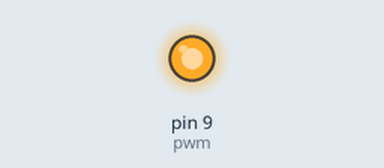
Recording of a sketch running on a simulated Arduino Uno, built with avr-gcc and run on an emulated ATmega328P. Parts: output pins drawn as LEDs (lit = HIGH).

Above: at 0.1 s.
Timing chart, 0 to 1.6 s (numbered marks = the images above):
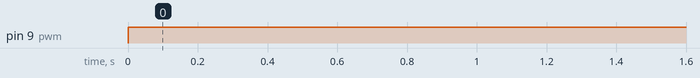

Measured:
- by itself, pin 9 (pwm): LOW → HIGH at 0.00 s

The sketch:

sketch_aug29a.ino
```cpp
int pwm = 9;

void setup() {

  pinMode(pwm, OUTPUT);
}

void loop() {
  // put your main code here, to run repeatedly:
      analogWrite(pwm,255) ;      //setting pwm to 25

}
```
